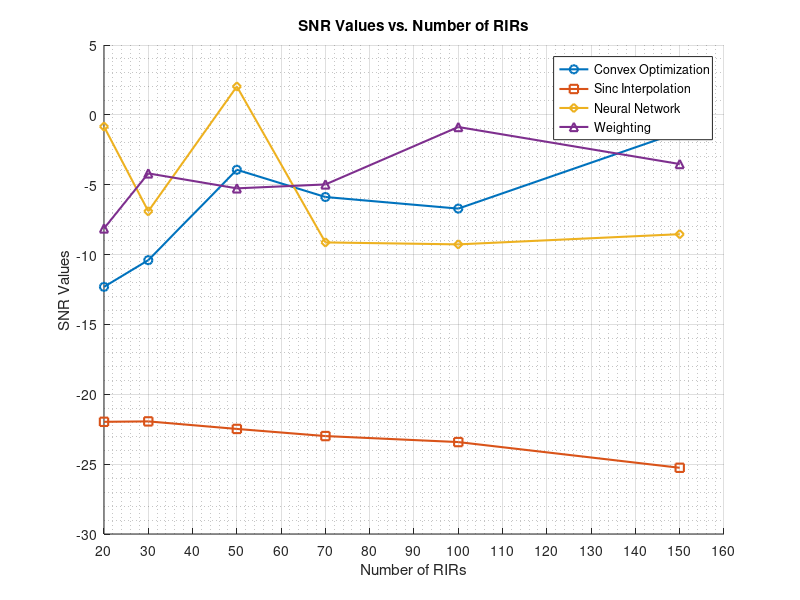

Write the MATLAB code that produced this figure.
% Define the four lists of SNR values (replace with your data)
SNR_list1 = [-12.31, -10.40, -3.93, -5.88, -6.71, -1.23];
SNR_list2 = [-21.97, -21.94, -22.48, -22.99, -23.42, -25.26];
SNR_list3 = [-0.84, -6.90, 2.03, -9.13, -9.27, -8.54];
SNR_list4 = [-8.13, -4.19, -5.26, -4.98, -0.87, -3.52];

% Define the x-axis values from 0 to 160 with steps of 10
x_axis = 0:30:160;

% Create a matrix with 6 values between 0 and 150 to highlight specific points
highlight_values = [20, 30, 50, 70, 100, 150];

% Create a figure and set properties
figure;
hold on;
grid on;
grid minor;

% Plot the four SNR lists with different colors and markers
plot(highlight_values, SNR_list1, '-o', 'DisplayName', 'Convex Optimization', 'LineWidth', 1.5);
plot(highlight_values, SNR_list2, '-s', 'DisplayName', 'Sinc Interpolation', 'LineWidth', 1.5);
plot(highlight_values, SNR_list3, '-d', 'DisplayName', 'Neural Network', 'LineWidth', 1.5);
plot(highlight_values, SNR_list4, '-^', 'DisplayName', 'Weighting', 'LineWidth', 1.5);

% Set axis labels and title
xlabel("Number of RIRs");
ylabel('SNR Values');
title('SNR Values vs. Number of RIRs');
xticks(0:10:160);
yticks(-30:5:5);

% Add a legend
legend('Location', 'Best');

% Hold off to finish the plot
hold off;
